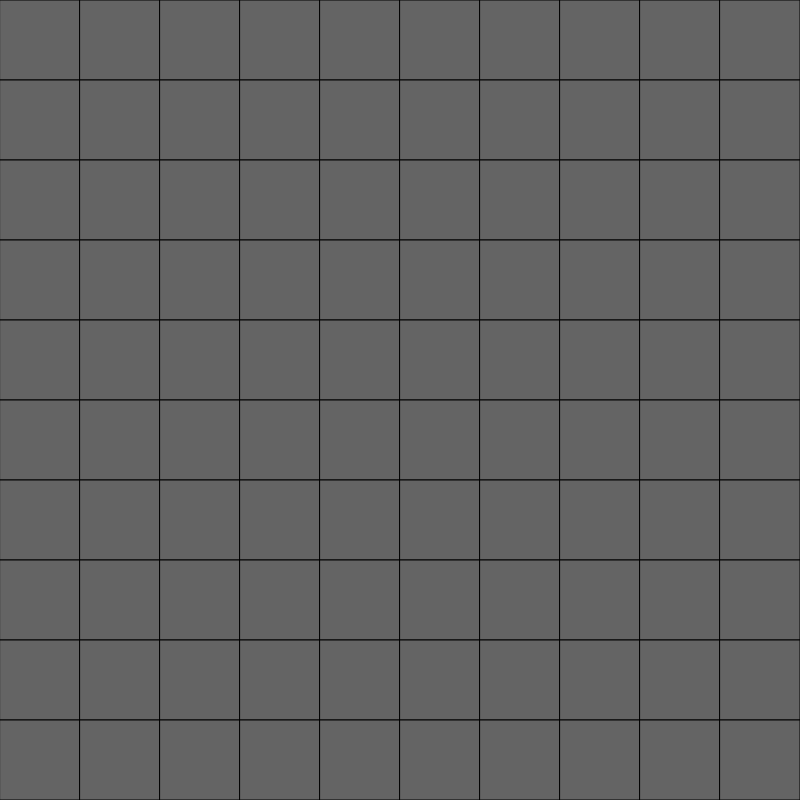
Frame 1 (no input)
Frame 60 (no input): identical to frame 1, image omitted
Frame 120 (the mouse pressed at the canvas centre since frame 60): identical to frame 1, image omitted

The p5.js sketch that drew this single still picture (run headless with seeded random() and noise() and a simulated clock; from frame 60 on, the mouse is pressed at the canvas centre):

// p5.js sketch
// ── sketch.js
const WIDTH = 800;
const HEIGHT = WIDTH;

const nRows = 10;
const nCols = nRows;

const SIZE = WIDTH / nRows;

let grid = make2DArray(nRows, nCols);

function setup() {
  createCanvas(WIDTH, HEIGHT);
}

function draw() {
  background(255);
  drawGrid(grid);
}

function mousePressed() {
  // detects if a cell is pressed
  grid.forEach(rows => {
    rows.forEach(cell => {
      if (
        mouseX > cell.pos.x &&
        mouseX < cell.pos.x + SIZE &&
        mouseY > cell.pos.y &&
        mouseY < cell.pos.y + SIZE
      ) {
        cell.setIsRevealed();
        console.log(cell);
      }
    });
  });
}

// draws grid
function drawGrid(grid) {
  grid.forEach(rows => {
    rows.forEach(cell => {
      cell.show();
    });
  });
}

/**
 *
 * @param {Number} rows
 * @param {Number} columns
 * @returns {Array<Array<number>>}
 */
function make2DArray(rows, columns) {
  let arr = [];

  // creating two-dimensional array
  for (let i = 0; i < rows; i++) {
    arr[i] = [];
    for (let j = 0; j < columns; j++) {
      arr[i][j] = new Cell(i * SIZE, j * SIZE, SIZE);
    }
  }

  return arr;
}

function cellIndex(i, j) {
  // TODO: see how to use
  return j * nCols + i;
}

// ── cell.js
class Cell {
  constructor(x, y, size) {
    this.pos = new p5.Vector(x, y);
    this.size = size;
    this.value = 0;
    this.isMine = false;
    this.isRevealed = false;
  }

  show() {
    fill(100);
    //
    if (this.isRevealed) {
      noFill();
      if (this.isMine) {
        this.value = -1;
        fill(100);
        ellipse(
          this.pos.x + this.size / 2,
          this.pos.y + this.size / 2,
          this.size / 1.5
        );
      } else {
        textAlign(CENTER, CENTER);
        textSize(30); // TODO: dynamic
        text(
          this.value,
          this.pos.x + this.size / 2,
          this.pos.y + this.size / 2
        );
      }
    } else {
      rect(this.pos.x, this.pos.y, this.size, this.size);
    }
  }

  setIsMine(isMine) {
    this.isMine = isMine;
  }

  setIsRevealed() {
    this.isRevealed = true;
  }
}
